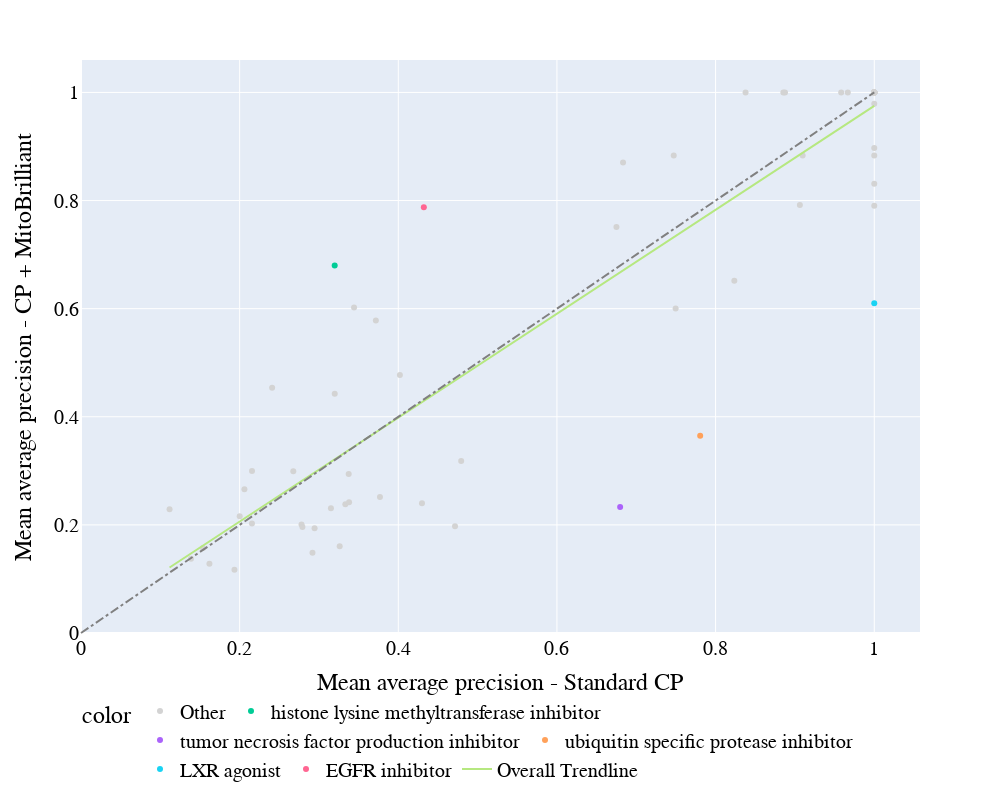

The notebook cell this image was saved under:
### Markdown cell above
### Plot with trendline

### Code cell
scatter_plot_comparison_colorblack_trendline(df_controls,col1='Standard CP', col2='CP + MitoBrilliant')

### Figure 1 — Plotly figure (JSON) as saved in the notebook; plotly's stock layout.template omitted (floating-point values rounded to 4 significant figures)
{"data": [{"hovertemplate": "<b>%{hovertext}</b><br><br>color=Other<br>Mean average precision - Standard CP=%{x}<br>Mean average precision - CP + MitoBrilliant=%{y}<extra></extra>", "hovertext": ["tumor necrosis factor production inhibitor", "antihistamine", "acetylcholine receptor antagonist", "pyruvate dehydrogenase kinase inhibitor", "protein tyrosine kinase inhibitor", "antihistamine", "hepatocyte growth factor receptor inhibitor", "CHK inhibitor", "glycogen synthase kinase inhibitor", "inosine monophosphate dehydrogenase inhibitor", "CDC inhibitor", "PARP inhibitor", "bromodomain inhibitor", "glycogen synthase kinase inhibitor", "JAK inhibitor", "Apoptosis inducer (ATP-competitive kinase inhibitor)", "hepatocyte growth factor receptor inhibitor", "bromodomain inhibitor", "MEK inhibitor", "Aurora kinase inhibitor", "phospholipase inhibitor", "IGF-1 inhibitor", "tricyclic antidepressant", "histone lysine demethylase inhibitor", "phosphodiesterase inhibitor", "beta-catenin inhibitor", "JNK inhibitor", "LXR agonist", "DNA inhibitor", "kinesin inhibitor", "phosphoinositide dependent kinase inhibitor", "RAF inhibitor", "FGFR inhibitor", "Bcr-Abl kinase inhibitor", "AMPK inhibitor", "pyruvate dehydrogenase kinase inhibitor", "phospholipase inhibitor", "Aurora kinase inhibitor", "JAK inhibitor", "tricyclic antidepressant", "PARP inhibitor", "BCL inhibitor", "inosine monophosphate dehydrogenase inhibitor", "MEK inhibitor", "histone lysine methyltransferase inhibitor", "HDAC inhibitor", "HDAC inhibitor", "BCL inhibitor", "phosphodiesterase inhibitor", "kinesin inhibitor", "CDK inhibitor", "CDC inhibitor", "RAF inhibitor", "protein tyrosine kinase inhibitor", "MAP kinase inhibitor", "ER stressor (SERCA inhibitor)", "protein arginine N-methyltransferase inhibitor", "Apoptosis inducer (transcription inhibitor)", "phosphoinositide dependent kinase inhibitor", "FGFR inhibitor", "DNA inhibitor", "smoothened receptor agonist", "JNK inhibitor", "CHK inhibitor", "androgen receptor modulator", "HMGCR inhibitor", "acetylcholine receptor antagonist", "p38 MAPK inhibitor", "mTOR inhibitor", "EGFR inhibitor", "HMGCR inhibitor", "IGF-1 inhibitor", "protein arginine N-methyltransferase inhibitor", "Bcr-Abl kinase inhibitor", "MAP kinase inhibitor", "p38 MAPK inhibitor", "ubiquitin specific protease inhibitor", "beta-catenin inhibitor", "CDK inhibitor", "histone lysine demethylase inhibitor", "hypoxia inducible factor inhibitor", "androgen receptor modulator", "mTOR inhibitor", "smoothened receptor agonist", "hypoxia inducible factor inhibitor"], "legendgroup": "Other", "marker": {"color": "lightgrey", "symbol": "circle"}, "mode": "markers", "name": "Other", "orientation": "v", "showlegend": true, "type": "scatter", "x": [0.2945, 0.4793, 0.3199, 1, 0.2676, 0.3375, 1, 1, 1, 1, 1, 0.2918, 0.8875, 1, 0.3151, 1, 0.1537, 1, 0.675, 1, 0.3333, 1, 0.1387, 0.8378, 0.3261, 0.278, 0.3717, 0.6833, 0.2791, 1, 1, 0.3442, 1, 1, 1, 1, 1, 1, 0.7496, 0.206, 1, 1, 0.9583, 1, 1, 1, 1, 0.9097, 0.1117, 1, 1, 0.3769, 1, 0.1934, 0.402, 1, 1, 1, 1, 1, 1, 0.7472, 0.4298, 1, 0.1619, 0.3379, 0.2156, 1, 1, 1, 0.2001, 1, 0.4715, 0.9667, 0.9062, 0.8236, 1, 1, 1, 1, 0.2409, 0.2155, 1, 0.8854, 1], "xaxis": "x", "y": [0.1939, 0.3182, 0.4427, 0.8972, 0.2994, 0.2941, 1, 1, 1, 1, 1, 0.1484, 1, 1, 0.2309, 1, 0.1571, 1, 0.751, 1, 0.2382, 0.9792, 0.1375, 1, 0.1605, 0.2005, 0.5779, 0.8704, 0.1963, 1, 1, 0.6024, 1, 1, 1, 1, 0.8833, 0.7903, 0.6002, 0.2658, 1, 1, 1, 1, 1, 1, 1, 0.8833, 0.229, 1, 1, 0.2518, 1, 0.1172, 0.4773, 1, 0.8312, 1, 1, 1, 1, 0.8833, 0.24, 1, 0.1281, 0.2419, 0.2998, 1, 1, 1, 0.216, 1, 0.1976, 1, 0.7917, 0.6516, 1, 1, 1, 1, 0.4537, 0.2024, 1, 1, 1], "yaxis": "y"}, {"hovertemplate": "<b>%{hovertext}</b><br><br>color=histone lysine methyltransferase inhibitor<br>Mean average precision - Standard CP=%{x}<br>Mean average precision - CP + MitoBrilliant=%{y}<extra></extra>", "hovertext": ["histone lysine methyltransferase inhibitor"], "legendgroup": "histone lysine methyltransferase inhibitor", "marker": {"color": "#00cc96", "symbol": "circle"}, "mode": "markers", "name": "histone lysine methyltransferase inhibitor", "orientation": "v", "showlegend": true, "type": "scatter", "x": [0.3198], "xaxis": "x", "y": [0.68], "yaxis": "y"}, {"hovertemplate": "<b>%{hovertext}</b><br><br>color=tumor necrosis factor production inhibitor<br>Mean average precision - Standard CP=%{x}<br>Mean average precision - CP + MitoBrilliant=%{y}<extra></extra>", "hovertext": ["tumor necrosis factor production inhibitor"], "legendgroup": "tumor necrosis factor production inhibitor", "marker": {"color": "#ab63fa", "symbol": "circle"}, "mode": "markers", "name": "tumor necrosis factor production inhibitor", "orientation": "v", "showlegend": true, "type": "scatter", "x": [0.6797], "xaxis": "x", "y": [0.233], "yaxis": "y"}, {"hovertemplate": "<b>%{hovertext}</b><br><br>color=ubiquitin specific protease inhibitor<br>Mean average precision - Standard CP=%{x}<br>Mean average precision - CP + MitoBrilliant=%{y}<extra></extra>", "hovertext": ["ubiquitin specific protease inhibitor"], "legendgroup": "ubiquitin specific protease inhibitor", "marker": {"color": "#FFA15A", "symbol": "circle"}, "mode": "markers", "name": "ubiquitin specific protease inhibitor", "orientation": "v", "showlegend": true, "type": "scatter", "x": [0.7806], "xaxis": "x", "y": [0.3651], "yaxis": "y"}, {"hovertemplate": "<b>%{hovertext}</b><br><br>color=LXR agonist<br>Mean average precision - Standard CP=%{x}<br>Mean average precision - CP + MitoBrilliant=%{y}<extra></extra>", "hovertext": ["LXR agonist"], "legendgroup": "LXR agonist", "marker": {"color": "#19d3f3", "symbol": "circle"}, "mode": "markers", "name": "LXR agonist", "orientation": "v", "showlegend": true, "type": "scatter", "x": [1], "xaxis": "x", "y": [0.6102], "yaxis": "y"}, {"hovertemplate": "<b>%{hovertext}</b><br><br>color=EGFR inhibitor<br>Mean average precision - Standard CP=%{x}<br>Mean average precision - CP + MitoBrilliant=%{y}<extra></extra>", "hovertext": ["EGFR inhibitor"], "legendgroup": "EGFR inhibitor", "marker": {"color": "#FF6692", "symbol": "circle"}, "mode": "markers", "name": "EGFR inhibitor", "orientation": "v", "showlegend": true, "type": "scatter", "x": [0.4322], "xaxis": "x", "y": [0.7877], "yaxis": "y"}, {"hovertemplate": "<b>OLS trendline</b><br>y = 0.961192 * x + 0.0138361<br>R<sup>2</sup>=0.856276<br><br>Mean average precision - Standard CP=%{x}<br>Mean average precision - CP + MitoBrilliant=%{y} <b>(trend)</b><extra></extra>", "legendgroup": "Overall Trendline", "line": {"color": "#B6E880"}, "mode": "lines", "name": "Overall Trendline", "showlegend": true, "type": "scatter", "x": [0.1117, 0.1387, 0.1537, 0.1619, 0.1934, 0.2001, 0.206, 0.2155, 0.2156, 0.2409, 0.2676, 0.278, 0.2791, 0.2918, 0.2945, 0.3151, 0.3198, 0.3199, 0.3261, 0.3333, 0.3375, 0.3379, 0.3442, 0.3717, 0.3769, 0.402, 0.4298, 0.4322, 0.4715, 0.4793, 0.675, 0.6797, 0.6833, 0.7472, 0.7496, 0.7806, 0.8236, 0.8378, 0.8854, 0.8875, 0.9062, 0.9097, 0.9583, 0.9667, 1, 1, 1, 1, 1, 1, 1, 1, 1, 1, 1, 1, 1, 1, 1, 1, 1, 1, 1, 1, 1, 1, 1, 1, 1, 1, 1, 1, 1, 1, 1, 1, 1, 1, 1, 1, 1, 1, 1, 1, 1, 1, 1, 1, 1, 1], "xaxis": "x", "y": [0.1212, 0.1471, 0.1616, 0.1695, 0.1998, 0.2061, 0.2119, 0.221, 0.2211, 0.2454, 0.2711, 0.281, 0.2821, 0.2943, 0.2969, 0.3167, 0.3212, 0.3213, 0.3273, 0.3342, 0.3382, 0.3387, 0.3447, 0.3711, 0.3761, 0.4003, 0.427, 0.4293, 0.467, 0.4745, 0.6626, 0.6671, 0.6707, 0.7321, 0.7343, 0.7641, 0.8055, 0.8191, 0.8649, 0.8669, 0.8849, 0.8883, 0.935, 0.943, 0.975, 0.975, 0.975, 0.975, 0.975, 0.975, 0.975, 0.975, 0.975, 0.975, 0.975, 0.975, 0.975, 0.975, 0.975, 0.975, 0.975, 0.975, 0.975, 0.975, 0.975, 0.975, 0.975, 0.975, 0.975, 0.975, 0.975, 0.975, 0.975, 0.975, 0.975, 0.975, 0.975, 0.975, 0.975, 0.975, 0.975, 0.975, 0.975, 0.975, 0.975, 0.975, 0.975, 0.975, 0.975, 0.975], "yaxis": "y"}], "layout": {"font": {"color": "Black", "family": "sans serif", "size": 20}, "height": 800, "legend": {"orientation": "h", "title": {"text": "color"}, "tracegroupgap": 0}, "margin": {"t": 60}, "shapes": [{"line": {"color": "grey", "dash": "dashdot"}, "type": "line", "x0": 0, "x1": 1, "y0": 0, "y1": 1}], "width": 1000, "xaxis": {"anchor": "y", "domain": [0, 1], "title": {"text": "Mean average precision - Standard CP"}}, "yaxis": {"anchor": "x", "domain": [0, 1], "title": {"text": "Mean average precision - CP + MitoBrilliant"}}}}
